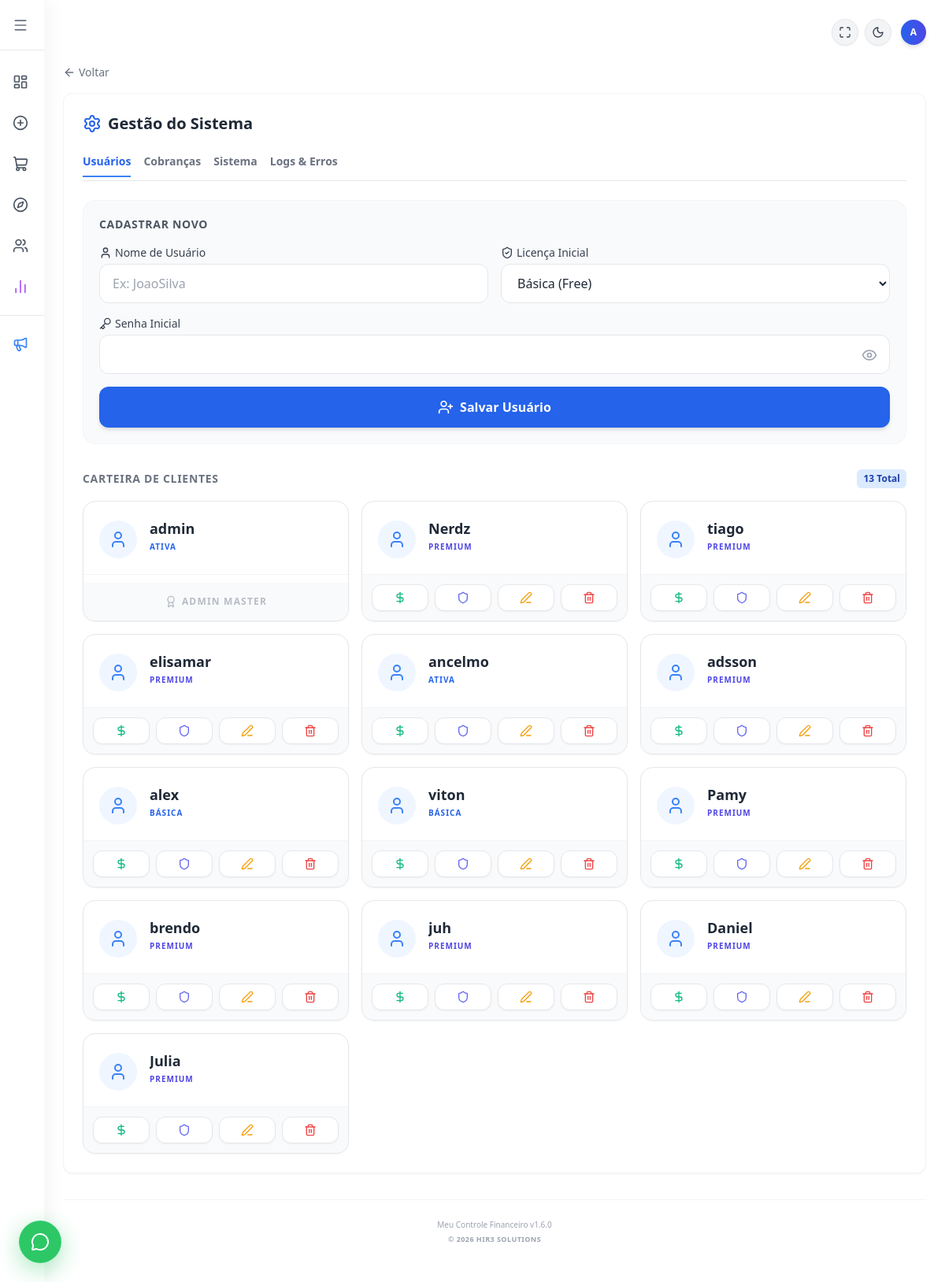
/usuarios (signed in), run on the app's committed database.
### tables this page shows
CREATE TABLE usuarios (
            id INTEGER PRIMARY KEY AUTOINCREMENT,
            usuario TEXT UNIQUE NOT NULL,
            senha TEXT NOT NULL
        , renda REAL DEFAULT 0.00, licenca TEXT DEFAULT 'Ativa', valor_licencas REAL DEFAULT 0.00, telefone TEXT, is_admin INTEGER DEFAULT 0, renda_variavel TEXT DEFAULT 'nao', ultimo_mes_acesso TEXT DEFAULT '');

### flask_app.py (the view, shortened to what this page needs)
@app.route('/usuarios', methods=['GET', 'POST'])
def usuarios():
    if 'logado' not in session:
        return redirect(url_for('login'))
    if not session.get('is_admin'):
        return render_template('telas/gestao_usuarios.html')
    conexao = sqlite3.connect('financas.db')
    conexao.row_factory = sqlite3.Row
    cursor = conexao.cursor()
    try:
        cursor.execute("SELECT id, usuario, licenca, valor_licencas, modulos_liberados FROM usuarios WHERE ativo = 1 OR ativo IS NULL")
        lista_users = cursor.fetchall()
    except sqlite3.OperationalError:
        try:
            cursor.execute("SELECT id, usuario, licenca, valor_licencas, modulos_liberados FROM usuarios")
            lista_users = cursor.fetchall()
        except sqlite3.OperationalError:
            cursor.execute("SELECT id, usuario, licenca, valor_licencas, 'Todos' as modulos_liberados FROM usuarios")
            lista_users = cursor.fetchall()
    logs = []
    try:
        cursor.execute("SELECT * FROM logs_sistema ORDER BY id DESC LIMIT 50")
        logs = [dict(row) for row in cursor.fetchall()]
    except sqlite3.OperationalError:
        logs = []
    conexao.close()
    db_size_mb = 0.0
    if os.path.exists('financas.db'):
        db_size_mb = round(os.path.getsize('financas.db') / (1024 * 1024), 2)
    uploads_size_mb = 0.0
    uploads_path = 'static/uploads'
    try:
        total_disk, used_disk, free_disk = shutil.disk_usage("/")
        disk_percent = int((used_disk / total_disk) * 100)
    except:
        disk_percent = 0
    sys_info = {
        'db_size': str(db_size_mb).replace('.', ','),
        'uploads_size': str(uploads_size_mb).replace('.', ','),
        'disk_percent': disk_percent,
        'python_version': platform.python_version(),
        'flask_version': flask.__version__,
        'app_version': 'v1.5.9'
    }
    return render_template('telas/gestao_usuarios.html', usuarios=lista_users, logs=logs, sys_info=sys_info)

### flask_app.py (called while the page is built)
@app.context_processor
def inject_global_vars():
    versao = "1.6.0"
    data_formatada = datetime.now().strftime('%B %Y').capitalize()
    return dict(
        versao_atual=versao,
        data_atual=data_formatada
    )

### templates/telas/gestao_usuarios.html (shortened to what this page needs)
{% extends "base.html" %}
{% block content %}
    <a href="javascript:history.back()" class="flex items-center gap-1 text-gray-500 hover:text-blue-600 dark:text-gray-400 dark:hover:text-blue-400 mb-4 transition-colors text-sm font-medium">
        <i data-lucide="arrow-left" class="w-4 h-4"></i>
        <span>Voltar</span>
    </a>
    <div class="w-full bg-white dark:bg-gray-800 p-6 rounded-xl shadow-sm border border-gray-100 dark:border-gray-700">
        <h2 class="text-xl font-bold mb-6 text-gray-800 dark:text-gray-200 flex items-center gap-2">
            <i data-lucide="settings" class="w-6 h-6 text-blue-600 dark:text-blue-400"></i> Gestão do Sistema
        </h2>
        <div class="flex gap-4 border-b border-gray-200 dark:border-gray-700 mb-6 overflow-x-auto pb-1">
            <button onclick="showTab('usuarios')" id="btn-usuarios" class="pb-2 border-b-2 border-blue-500 font-bold text-sm text-blue-600 dark:text-blue-400 transition-all whitespace-nowrap">Usuários</button>
            <button onclick="showTab('cobrancas')" id="btn-cobrancas" class="pb-2 border-b-2 border-transparent hover:border-gray-300 font-bold text-sm text-gray-500 transition-all whitespace-nowrap">Cobranças</button>
            <button onclick="showTab('sistema')" id="btn-sistema" class="pb-2 border-b-2 border-transparent hover:border-gray-300 font-bold text-sm text-gray-500 transition-all whitespace-nowrap">Sistema</button>
            <button onclick="showTab('logs')" id="btn-logs" class="pb-2 border-b-2 border-transparent hover:border-gray-300 font-bold text-sm text-gray-500 transition-all whitespace-nowrap">Logs & Erros</button>
        </div>
        {% if session.get('is_admin') %}
            <div id="div-usuarios" class="block">
                <form action="/usuarios" method="POST" class="mb-8 space-y-4 bg-gray-50 dark:bg-gray-900/30 p-5 rounded-2xl border border-gray-100 dark:border-gray-700/50">
                    <h3 class="text-sm font-bold text-gray-600 dark:text-gray-300 uppercase tracking-wider mb-2">Cadastrar Novo</h3>
                    <div class="grid grid-cols-1 md:grid-cols-2 gap-4">
                        <div>
                            <label class="block text-sm font-medium text-gray-700 dark:text-gray-300 mb-1 flex items-center gap-1">
                                <i data-lucide="user" class="w-4 h-4"></i> Nome de Usuário
                            </label>
                            <input type="text" name="usuario" placeholder="Ex: JoaoSilva" required
                                   class="w-full px-4 py-3 bg-white dark:bg-gray-900 border border-gray-200 dark:border-gray-700 rounded-xl text-gray-800 dark:text-gray-100 focus:outline-none focus:ring-2 focus:ring-blue-500 transition-all">
                        </div>
                        <div>
                            <label class="block text-sm font-medium text-gray-700 dark:text-gray-300 mb-1 flex items-center gap-1">
                                <i data-lucide="shield-check" class="w-4 h-4"></i> Licença Inicial
                            </label>
                            <select name="licenca" required class="w-full px-4 py-3 bg-white dark:bg-gray-900 border border-gray-200 dark:border-gray-700 rounded-xl text-gray-800 dark:text-gray-100 focus:outline-none focus:ring-2 focus:ring-blue-500 transition-all cursor-pointer">
                                <option value="Básica" selected>Básica (Free)</option>
                            </select>
                        </div>
                    </div>
                    <div class="relative w-full">
                        <label class="block text-sm font-medium text-gray-700 dark:text-gray-300 mb-1 flex items-center gap-1">
                            <i data-lucide="key" class="w-4 h-4"></i> Senha Inicial
                        </label>
                        <input type="password" id="senha-input" name="senha" required
                               class="w-full px-4 py-3 pr-10 bg-white dark:bg-gray-900 border border-gray-200 dark:border-gray-700 rounded-xl text-gray-800 dark:text-gray-100 focus:outline-none focus:ring-2 focus:ring-blue-500 transition-all">
                        <button type="button" onclick="toggleSenha()" class="absolute right-4 top-10 text-gray-400 hover:text-gray-600 transition-colors">
                            <i id="olhinho-icone" data-lucide="eye" class="w-5 h-5"></i>
                        </button>
                    </div>
                    <button type="submit" name="cadastrar" class="w-full bg-blue-600 text-white font-bold py-3.5 px-4 rounded-xl hover:bg-blue-700 transition duration-200 shadow-md flex items-center justify-center gap-2 mt-4 active:scale-95">
                        <i data-lucide="user-plus" class="w-5 h-5"></i> Salvar Usuário
                    </button>
                </form>
                <div class="flex items-center justify-between mb-4">
                    <h3 class="text-sm font-bold text-gray-500 dark:text-gray-400 uppercase tracking-wider">Carteira de Clientes</h3>
                    <span class="bg-blue-100 text-blue-800 dark:bg-blue-900/30 dark:text-blue-300 text-xs font-bold px-2 py-1 rounded-md">{{ usuarios|length }} Total</span>
                </div>
                <div class="grid grid-cols-1 md:grid-cols-2 lg:grid-cols-3 gap-4">
                    {% for u in usuarios %}
                    <div class="bg-white dark:bg-gray-800 border border-gray-200 dark:border-gray-700 rounded-2xl shadow-sm hover:shadow-md hover:border-blue-300 dark:hover:border-blue-700 transition-all flex flex-col overflow-hidden group">
                        <div class="p-5 flex items-start gap-4 border-b border-gray-100 dark:border-gray-700/50">
                            <div class="bg-blue-50 dark:bg-blue-900/20 p-3 rounded-full shrink-0 mt-1">
                                <i data-lucide="user" class="w-6 h-6 text-blue-500 dark:text-blue-400"></i>
                            </div>
                            <div class="flex flex-col min-w-0">
                                <h4 class="font-bold text-gray-800 dark:text-gray-100 text-lg truncate" title="{{ u[1] }}">{{ u[1] }}</h4>
                                <span class="text-[10px] font-black {% if u[2] == 'Premium' %}text-indigo-600 dark:text-indigo-400{% else %}text-blue-600 dark:text-blue-400{% endif %} uppercase tracking-widest mt-0.5">
                                    {{ u[2] }}
                                </span>
                            </div>
                        </div>
                        <div class="p-3 bg-gray-50 dark:bg-gray-900/40 flex items-center justify-between mt-auto">
                            {% if u[0] != 1 %}
                                <div class="grid grid-cols-4 gap-2 w-full">
                                    <a href="/financeiro?id_usuario={{ u[0] }}" class="flex items-center justify-center p-2 rounded-xl bg-white dark:bg-gray-800 border border-gray-200 dark:border-gray-700 text-emerald-500 hover:bg-emerald-50 dark:hover:bg-emerald-900/20 hover:border-emerald-200 transition-colors shadow-sm" title="Ver Extrato do Cliente">
                                        <i data-lucide="dollar-sign" class="w-4 h-4"></i>
                                    </a>
                                    <form action="/tornar_admin/{{ u[0] }}" method="POST" class="m-0 w-full" onsubmit="return confirm('ATENÇÃO: Tem certeza que deseja promover este usuário a Administrador?');">
                                        <button type="submit" class="w-full flex items-center justify-center p-2 rounded-xl bg-white dark:bg-gray-800 border border-gray-200 dark:border-gray-700 text-indigo-500 hover:bg-indigo-50 dark:hover:bg-indigo-900/20 hover:border-indigo-200 transition-colors shadow-sm" title="Promover a Administrador">
                                            <i data-lucide="shield" class="w-4 h-4"></i>
                                        </button>
                                    </form>
                                    <button type="button" onclick="abrirEdicaoUsuario('{{ u[0] }}', '{{ u[1] }}', '{{ u[2] }}', '{{ u[3] }}', '{{ u[4] }}', '{{ u[5] if u|length > 5 else '' }}')" class="flex items-center justify-center p-2 rounded-xl bg-white dark:bg-gray-800 border border-gray-200 dark:border-gray-700 text-amber-500 hover:bg-amber-50 dark:hover:bg-amber-900/20 hover:border-amber-200 transition-colors shadow-sm" title="Editar Usuário / Contrato">
                                        <i data-lucide="edit-3" class="w-4 h-4"></i>
                                    </button>
                                    <button type="button" onclick="confirmarInativacao('{{ u[0] }}', '{{ u[1] }}')" class="flex items-center justify-center p-2 rounded-xl bg-white dark:bg-gray-800 border border-gray-200 dark:border-gray-700 text-red-500 hover:bg-red-50 dark:hover:bg-red-900/20 hover:border-red-200 transition-colors shadow-sm" title="Inativar Usuário">
                                        <i data-lucide="trash-2" class="w-4 h-4"></i>
                                    </button>
                                </div>
                            {% else %}
                                <div class="w-full flex justify-center py-1">
                                    <span class="text-xs text-gray-400 font-bold uppercase tracking-widest flex items-center gap-1.5 opacity-70">
                                        <i data-lucide="award" class="w-4 h-4"></i> Admin Master
                                    </span>
                                </div>
                            {% endif %}
                        </div>
                    </div>
                    {% endfor %}
                </div>
            </div>
        {% endif %}
    </div>
{% endblock %}

### data on the page
usuarios: usuario "admin", licenca "ATIVA", shows "ADMIN MASTER"
usuarios: usuario "Nerdz", licenca "PREMIUM"
usuarios: usuario "tiago", licenca "PREMIUM"
usuarios: usuario "elisamar", licenca "PREMIUM"
usuarios: usuario "ancelmo", licenca "ATIVA"
usuarios: usuario "adsson", licenca "PREMIUM"
usuarios: usuario "alex", licenca "BÁSICA"
usuarios: usuario "viton", licenca "BÁSICA"
usuarios: usuario "Pamy", licenca "PREMIUM"
usuarios: usuario "brendo", licenca "PREMIUM"
usuarios: usuario "juh", licenca "PREMIUM"
usuarios: usuario "Daniel", licenca "PREMIUM"
usuarios: usuario "Julia", licenca "PREMIUM"

### other printed values
{{ session.get('usuario', 'U')[:1].upper() }} "A"
{{ usuarios|length }} "13"
{{ versao_atual }} "1.6.0"
